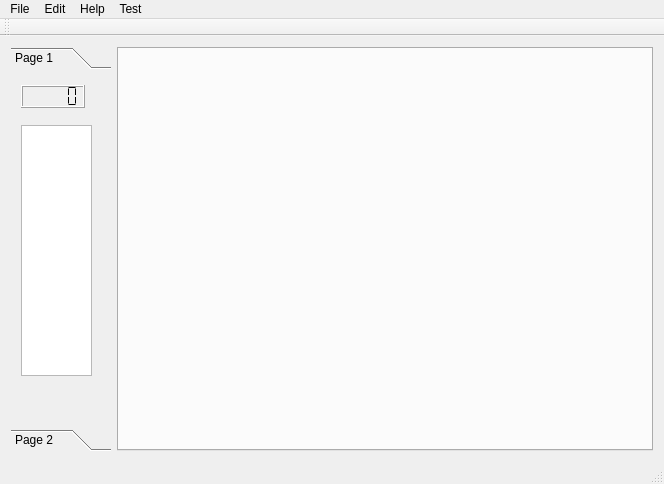
<?xml version="1.0" encoding="UTF-8"?>
<ui version="4.0">
 <class>MainWindow</class>
 <widget class="QMainWindow" name="MainWindow">
  <property name="geometry">
   <rect>
    <x>0</x>
    <y>0</y>
    <width>664</width>
    <height>484</height>
   </rect>
  </property>
  <property name="windowTitle">
   <string>SCXML Editor</string>
  </property>
  <widget class="QWidget" name="centralWidget">
   <layout class="QHBoxLayout" name="horizontalLayout">
    <item>
     <widget class="QToolBox" name="toolBox">
      <property name="minimumSize">
       <size>
        <width>100</width>
        <height>0</height>
       </size>
      </property>
      <property name="maximumSize">
       <size>
        <width>100</width>
        <height>16777215</height>
       </size>
      </property>
      <property name="baseSize">
       <size>
        <width>100</width>
        <height>0</height>
       </size>
      </property>
      <property name="autoFillBackground">
       <bool>false</bool>
      </property>
      <property name="frameShape">
       <enum>QFrame::NoFrame</enum>
      </property>
      <property name="frameShadow">
       <enum>QFrame::Plain</enum>
      </property>
      <property name="currentIndex">
       <number>0</number>
      </property>
      <widget class="QWidget" name="page_1">
       <property name="geometry">
        <rect>
         <x>0</x>
         <y>0</y>
         <width>100</width>
         <height>352</height>
        </rect>
       </property>
       <attribute name="label">
        <string>Page 1</string>
       </attribute>
       <widget class="QLCDNumber" name="lcdNumber">
        <property name="enabled">
         <bool>true</bool>
        </property>
        <property name="geometry">
         <rect>
          <x>10</x>
          <y>10</y>
          <width>64</width>
          <height>23</height>
         </rect>
        </property>
        <property name="toolTip">
         <string extracomment="test"/>
        </property>
        <property name="smallDecimalPoint">
         <bool>false</bool>
        </property>
        <property name="segmentStyle">
         <enum>QLCDNumber::Flat</enum>
        </property>
       </widget>
       <widget class="QListWidget" name="listOfStates">
        <property name="geometry">
         <rect>
          <x>10</x>
          <y>50</y>
          <width>71</width>
          <height>251</height>
         </rect>
        </property>
       </widget>
      </widget>
      <widget class="QWidget" name="page_2">
       <property name="geometry">
        <rect>
         <x>0</x>
         <y>0</y>
         <width>98</width>
         <height>28</height>
        </rect>
       </property>
       <attribute name="label">
        <string>Page 2</string>
       </attribute>
      </widget>
     </widget>
    </item>
    <item>
     <widget class="QTabWidget" name="tabWidget">
      <property name="currentIndex">
       <number>-1</number>
      </property>
      <property name="tabsClosable">
       <bool>true</bool>
      </property>
     </widget>
    </item>
   </layout>
  </widget>
  <widget class="QMenuBar" name="menuBar">
   <property name="geometry">
    <rect>
     <x>0</x>
     <y>0</y>
     <width>664</width>
     <height>19</height>
    </rect>
   </property>
   <widget class="QMenu" name="menuFile">
    <property name="title">
     <string>File</string>
    </property>
    <addaction name="separator"/>
    <addaction name="actionNew"/>
    <addaction name="actionOpen"/>
    <addaction name="actionSave"/>
    <addaction name="separator"/>
    <addaction name="actionExit"/>
   </widget>
   <widget class="QMenu" name="menuHelp">
    <property name="title">
     <string>Help</string>
    </property>
    <addaction name="actionAbout"/>
   </widget>
   <widget class="QMenu" name="menuEdit">
    <property name="title">
     <string>Edit</string>
    </property>
    <widget class="QMenu" name="menuInsert">
     <property name="title">
      <string>Insert</string>
     </property>
     <addaction name="actionState"/>
     <addaction name="actionTransition"/>
    </widget>
    <addaction name="menuInsert"/>
   </widget>
   <widget class="QMenu" name="menuTest">
    <property name="title">
     <string>Test</string>
    </property>
    <addaction name="actionShow_child_states"/>
   </widget>
   <addaction name="menuFile"/>
   <addaction name="menuEdit"/>
   <addaction name="menuHelp"/>
   <addaction name="menuTest"/>
  </widget>
  <widget class="QToolBar" name="mainToolBar">
   <attribute name="toolBarArea">
    <enum>TopToolBarArea</enum>
   </attribute>
   <attribute name="toolBarBreak">
    <bool>false</bool>
   </attribute>
  </widget>
  <widget class="QStatusBar" name="statusBar"/>
  <action name="actionExit">
   <property name="text">
    <string>Exit</string>
   </property>
  </action>
  <action name="actionOpen">
   <property name="text">
    <string>Load</string>
   </property>
  </action>
  <action name="actionSave">
   <property name="text">
    <string>Save</string>
   </property>
  </action>
  <action name="actionAbout">
   <property name="text">
    <string>About</string>
   </property>
  </action>
  <action name="actionState">
   <property name="text">
    <string>State</string>
   </property>
  </action>
  <action name="actionTransition">
   <property name="text">
    <string>Transition</string>
   </property>
  </action>
  <action name="actionShow_child_states">
   <property name="text">
    <string>Show child states</string>
   </property>
  </action>
  <action name="actionNew">
   <property name="text">
    <string>New</string>
   </property>
  </action>
 </widget>
 <layoutdefault spacing="6" margin="11"/>
 <resources/>
 <connections>
  <connection>
   <sender>MainWindow</sender>
   <signal>setLCDValue(int)</signal>
   <receiver>lcdNumber</receiver>
   <slot>display(int)</slot>
   <hints>
    <hint type="sourcelabel">
     <x>331</x>
     <y>241</y>
    </hint>
    <hint type="destinationlabel">
     <x>50</x>
     <y>96</y>
    </hint>
   </hints>
  </connection>
  <connection>
   <sender>actionExit</sender>
   <signal>triggered()</signal>
   <receiver>MainWindow</receiver>
   <slot>close()</slot>
   <hints>
    <hint type="sourcelabel">
     <x>-1</x>
     <y>-1</y>
    </hint>
    <hint type="destinationlabel">
     <x>331</x>
     <y>241</y>
    </hint>
   </hints>
  </connection>
  <connection>
   <sender>actionState</sender>
   <signal>triggered()</signal>
   <receiver>MainWindow</receiver>
   <slot>insertState()</slot>
   <hints>
    <hint type="sourcelabel">
     <x>-1</x>
     <y>-1</y>
    </hint>
    <hint type="destinationlabel">
     <x>331</x>
     <y>241</y>
    </hint>
   </hints>
  </connection>
  <connection>
   <sender>actionShow_child_states</sender>
   <signal>triggered()</signal>
   <receiver>MainWindow</receiver>
   <slot>showStates()</slot>
   <hints>
    <hint type="sourcelabel">
     <x>-1</x>
     <y>-1</y>
    </hint>
    <hint type="destinationlabel">
     <x>331</x>
     <y>241</y>
    </hint>
   </hints>
  </connection>
  <connection>
   <sender>actionSave</sender>
   <signal>triggered()</signal>
   <receiver>MainWindow</receiver>
   <slot>saveCurrentWorkflow()</slot>
   <hints>
    <hint type="sourcelabel">
     <x>-1</x>
     <y>-1</y>
    </hint>
    <hint type="destinationlabel">
     <x>331</x>
     <y>241</y>
    </hint>
   </hints>
  </connection>
  <connection>
   <sender>actionOpen</sender>
   <signal>triggered()</signal>
   <receiver>MainWindow</receiver>
   <slot>loadWorkflow()</slot>
   <hints>
    <hint type="sourcelabel">
     <x>-1</x>
     <y>-1</y>
    </hint>
    <hint type="destinationlabel">
     <x>331</x>
     <y>241</y>
    </hint>
   </hints>
  </connection>
  <connection>
   <sender>actionNew</sender>
   <signal>triggered()</signal>
   <receiver>MainWindow</receiver>
   <slot>createWorkflow()</slot>
   <hints>
    <hint type="sourcelabel">
     <x>-1</x>
     <y>-1</y>
    </hint>
    <hint type="destinationlabel">
     <x>331</x>
     <y>241</y>
    </hint>
   </hints>
  </connection>
 </connections>
 <slots>
  <signal>setLCDValue(int)</signal>
  <slot>insertState()</slot>
  <slot>showStates()</slot>
  <slot>saveCurrentWorkflow()</slot>
  <slot>loadWorkflow()</slot>
  <slot>createWorkflow()</slot>
 </slots>
</ui>
